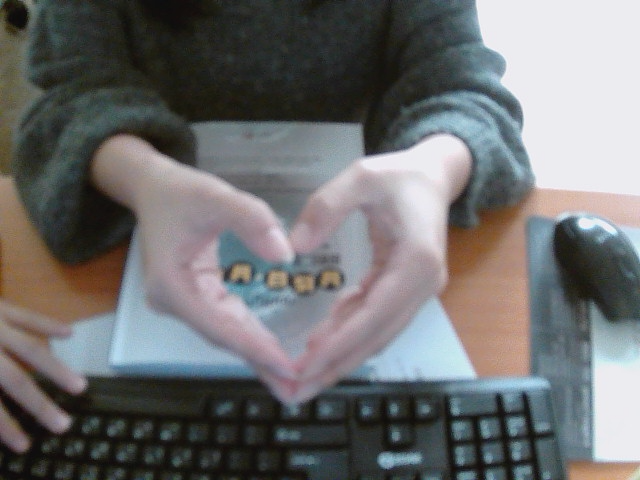
#> input picture day01_opencv_basic/my_photo.png, 640 x 480 px
$ python step2_text.py
#> lines starting #> are read from the running program, lines starting #| are printed output that depends on the picture; after the words box and inside, x2 and y2 are one past the last pixel; in counts of white or black regions, pixels touching at a corner belong together
import numpy as np
import cv2 as cv

# my_photo.png 읽기
img = cv.imread("my_photo.png")
#> img is the input picture: shape (480, 640, 3); mean B, G, R 112.1, 111.6, 111.4

# 이미지 높이(h), 너비(w) 가져오기 — img.shape[:2]
print(img.shape)  # (높이, 너비, 채널) 출력 예시 → (480, 640, 3)
#| (480, 640, 3)

height, width = img.shape[:2]
#> height = 480; width = 640
print(f"너비: {width}, 높이: {height}")
#| 너비: 640, 높이: 480

# --- 하단 반투명 배경 바 ---
# 1) overlay = img.copy()
# 2) overlay 하단 80px 영역에 검정 사각형 채우기 (thickness=-1)
# 3) addWeighted로 img와 overlay를 50:50 합성
overlay = img.copy()
cv.rectangle(img,(0, 380),(640,480),(0,0,0),-1)
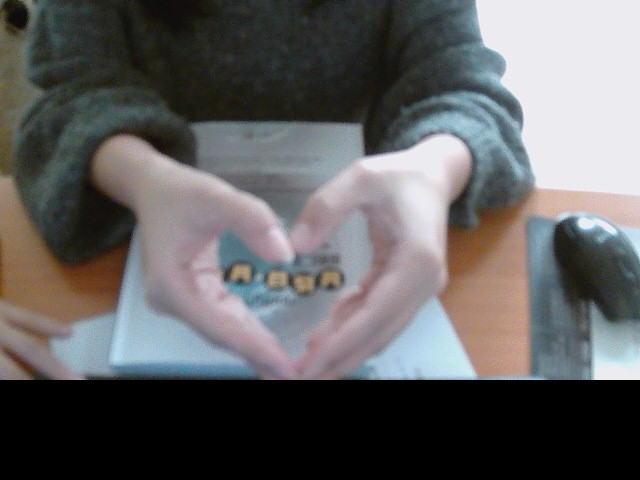
#> img: shape (480, 640, 3); mean B, G, R 96.9, 96.5, 97.2
img = cv.addWeighted(img, 0.5, overlay, 0.5, 0)
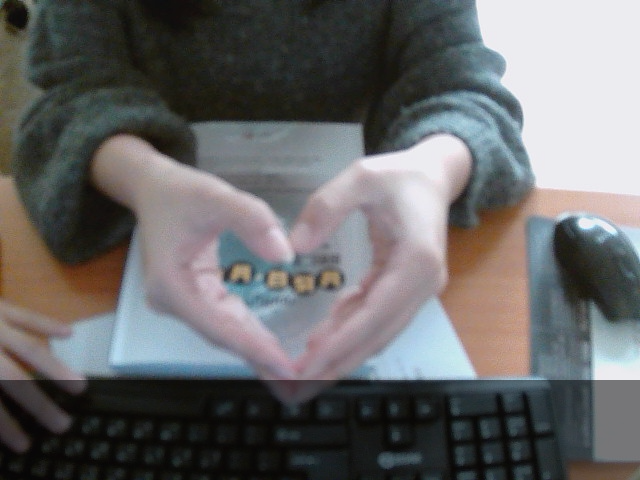
#> img: shape (480, 640, 3); mean B, G, R 104.5, 104.1, 104.3

# --- 텍스트 ---
# 이름 텍스트 넣기 (putText) — 하단 배경 바 안쪽 위치
# 소속 텍스트 넣기 (putText) — 이름 아래에 작은 크기로
font = cv.FONT_HERSHEY_SIMPLEX
cv.putText(img,'Olivia',(10,430), font, 1.5,(255,255,255),1,cv.LINE_AA)
cv.putText(img,'Slytherin',(13,460), font, 0.7,(255,255,255),1,cv.LINE_AA)
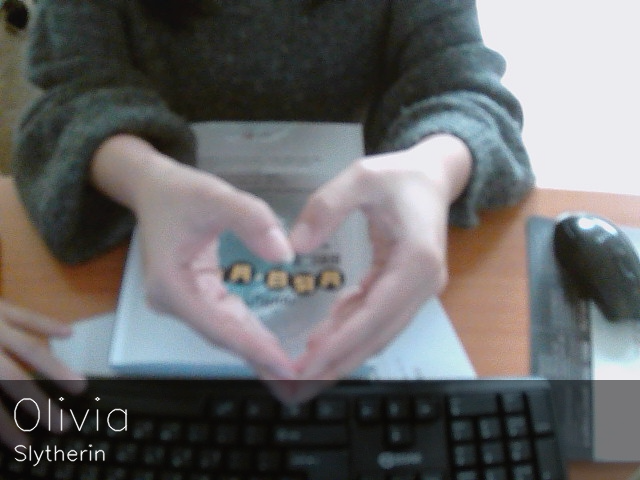
#> img: shape (480, 640, 3); mean B, G, R 105, 104.6, 104.9

# 이미지 출력
cv.imshow("my_id_card", img)

# 결과 표시 + 키 입력 대기
k = cv.waitKey(0)
#> (key q is pressed here)

# my_id_card.png로 저장
if k == ord('s'):                    # s 누르면 저장
    cv.imwrite("my_id_card.png", img)
    print("이미지가 저장되었습니다!")

elif k == ord('q'):                  # q 누르면 종료
    cv.destroyAllWindows()

$ run again, with day01_opencv_basic/orange.jpg saved as day01_opencv_basic/my_photo.png
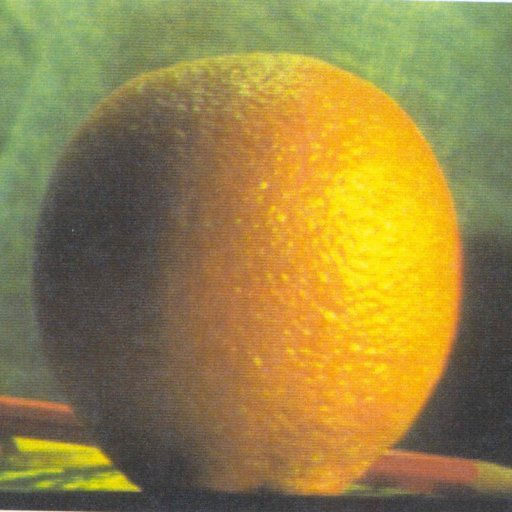
#> input picture day01_opencv_basic/orange.jpg, 512 x 512 px
#> img is the input picture: shape (512, 512, 3); mean B, G, R 69.2, 131.8, 150.2
#| (512, 512, 3)
#| 너비: 512, 높이: 512
#> `cv.rectangle(img,(0, 380),(640,480),(0,0,0),-1)`:
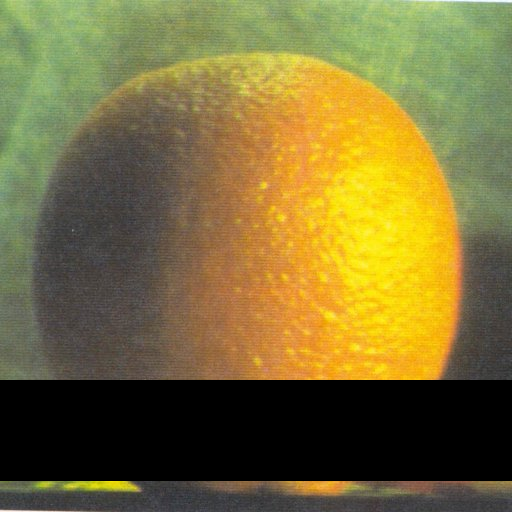
#> img: shape (512, 512, 3); 19.73% of pixels changed, all inside (x1, y1, x2, y2) = (0, 380, 512, 481)
#> `cv.putText(img,'Slytherin',(13,460), font, 0.7,(255,255,255),1,cv.LINE..`:
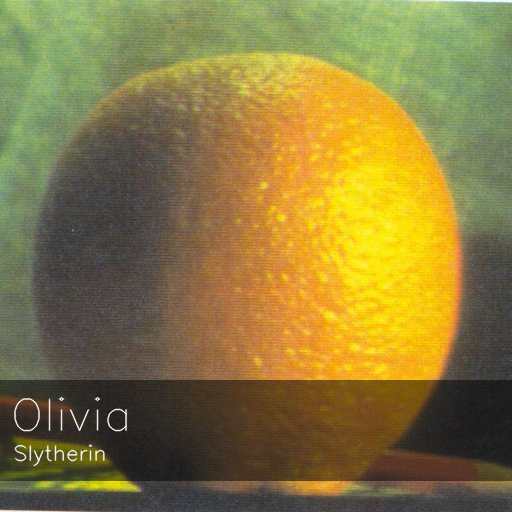
#> img: shape (512, 512, 3); mean B, G, R 63.5, 121.5, 136.8
